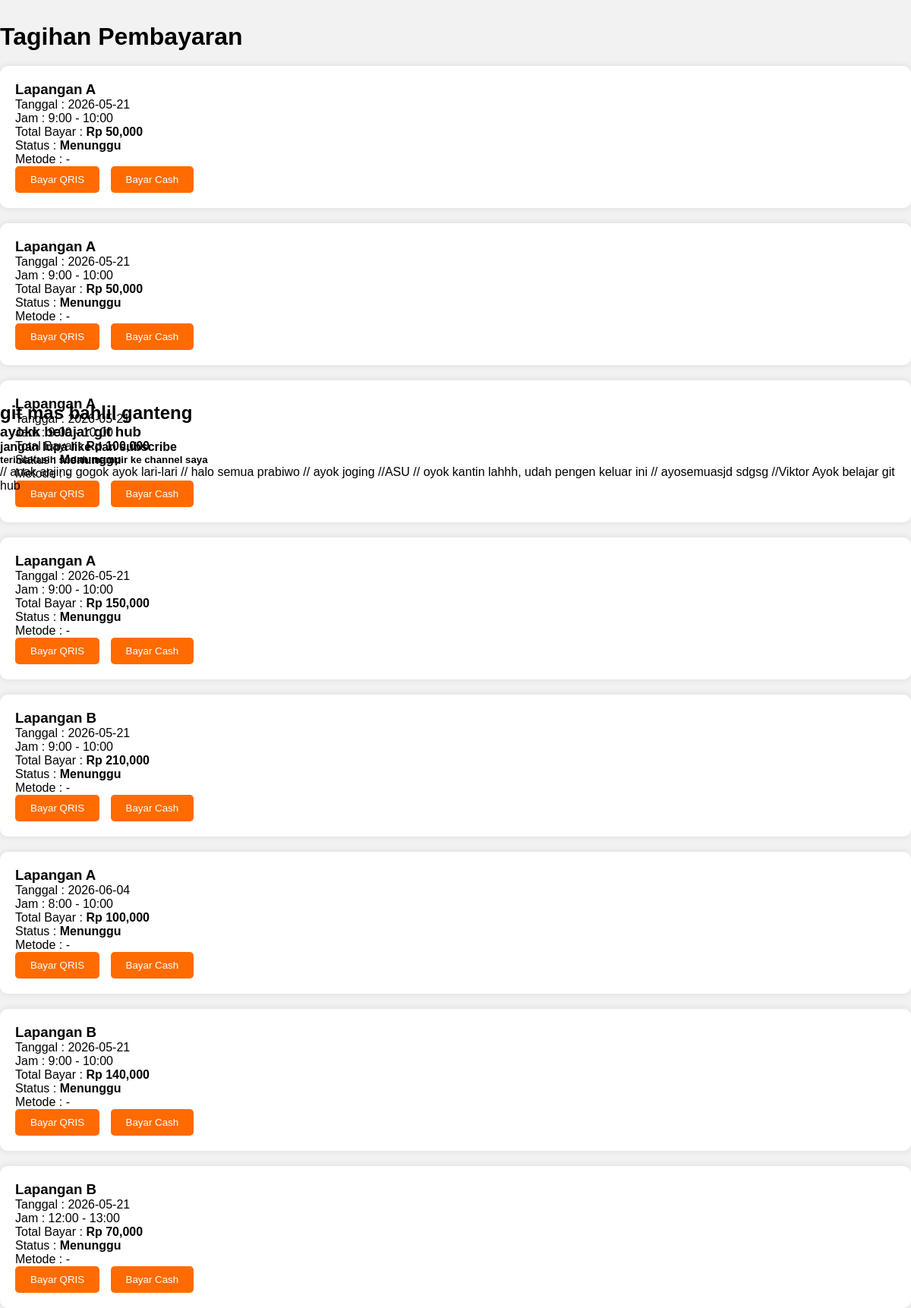
/user/transaksi.php, run on the app's committed database.
### tables this page shows
CREATE TABLE `booking` (
  `id_booking` int(11) NOT NULL AUTO_INCREMENT,
  `nama_user` varchar(100) DEFAULT NULL,
  `lapangan` varchar(50) DEFAULT NULL,
  `tanggal` date DEFAULT NULL,
  `jam` varchar(20) DEFAULT NULL,
  `status` varchar(20) DEFAULT NULL,
  `harga` int(20) DEFAULT NULL,
  `total_bayar` int(20) DEFAULT NULL,
  `metode_pembayaran` varchar(50) DEFAULT NULL,
  PRIMARY KEY (`id_booking`)
);

### user/transaksi.php (the view, shortened to what this page needs)
<?php
include "../koneksi.php";
$nama = $_SESSION['nama'];
$data = mysqli_query($conn,
"SELECT * FROM booking
WHERE nama_user='$nama'");
?>
<!DOCTYPE html>
<html>
<head>
    <link rel="stylesheet" href="../css/style.css">
</head>
<body>
<div class="container">
    <h1 style="margin-top:30px;">
        Tagihan Pembayaran
    </h1>
    <?php
    while($d=mysqli_fetch_array($data)){
    ?>
    <div class="payment-box">
        <h3>
            <?php echo $d['lapangan']; ?>
        </h3>
        <p>
            Tanggal :
            <?php echo $d['tanggal']; ?>
        </p>
        <p>
            Jam :
            <?php echo $d['jam'];  ?>
        </p>
        <p>
            Total Bayar :
            <b>
                Rp <?php echo number_format($d['total_bayar']); ?>
            </b>
        </p>
        <p>
            Status :
            <b>
                <?php echo $d['status']; ?>
            </b>
        </p>
        <p>
            Metode :
            <?php echo $d['metode_pembayaran']; ?>
        </p>
        <?php
        if($d['status'] != "Lunas"){
        ?>
        <form method="POST">
            <button type="submit"
            name="bayar"
            value="QRIS"
            class="payment-btn"
            onclick="this.form.metode.value='QRIS'">
                Bayar QRIS
            </button>
            <button type="submit"
            name="bayar"
            value="Cash"
            class="payment-btn"
            onclick="this.form.metode.value='Cash'">
                Bayar Cash
            </button>
        </form>
        <?php } ?>
    </div>
    <?php } ?>
</div>
<h2>git mas bahlil ganteng</h2>
<h3> ayokk belajar git hub</h3>
<h4> jangan lupa like dan subscribe</h4>
<h5> terimakasih sudah mampir ke channel saya </h5>
// anak anjing gogok ayok lari-lari
// halo semua prabiwo
// ayok joging
//ASU
// oyok kantin lahhh, udah pengen keluar ini
// ayosemuasjd sdgsg
//Viktor Ayok belajar git hub
</body>
</html>

### css/style.css (style rules this page uses)
* { margin: 0; padding: 0; box-sizing: border-box; font-family: Arial; }
body { background: #f2f2f2; }
.container { width: 100%; height: 500px; margin: auto; }

### user/transaksi.php (style rules this page uses)
.payment-box { background:white; padding:20px; border-radius:10px; margin-top:20px; box-shadow:0 0 10px rgba(0,0,0,0.1); }
.payment-btn { padding:10px 20px; border:none; background:#ff6b00; color:white; cursor:pointer; margin-right:10px; border-radius:5px; }

### data on the page
booking: lapangan "Lapangan A", tanggal "2026-05-21", jam "9:00 - 10:00", total_bayar "50,000", status "Menunggu", metode_pembayaran "-"
booking: lapangan "Lapangan A", tanggal "2026-05-21", jam "9:00 - 10:00", total_bayar "50,000", status "Menunggu", metode_pembayaran "-"
booking: lapangan "Lapangan A", tanggal "2026-05-21", jam "9:00 - 10:00", total_bayar "100,000", status "Menunggu", metode_pembayaran "-"
booking: lapangan "Lapangan A", tanggal "2026-05-21", jam "9:00 - 10:00", total_bayar "150,000", status "Menunggu", metode_pembayaran "-"
booking: lapangan "Lapangan B", tanggal "2026-05-21", jam "9:00 - 10:00", total_bayar "210,000", status "Menunggu", metode_pembayaran "-"
booking: lapangan "Lapangan A", tanggal "2026-06-04", jam "8:00 - 10:00", total_bayar "100,000", status "Menunggu", metode_pembayaran "-"
booking: lapangan "Lapangan B", tanggal "2026-05-21", jam "9:00 - 10:00", total_bayar "140,000", status "Menunggu", metode_pembayaran "-"
booking: lapangan "Lapangan B", tanggal "2026-05-21", jam "12:00 - 13:00", total_bayar "70,000", status "Menunggu", metode_pembayaran "-"
